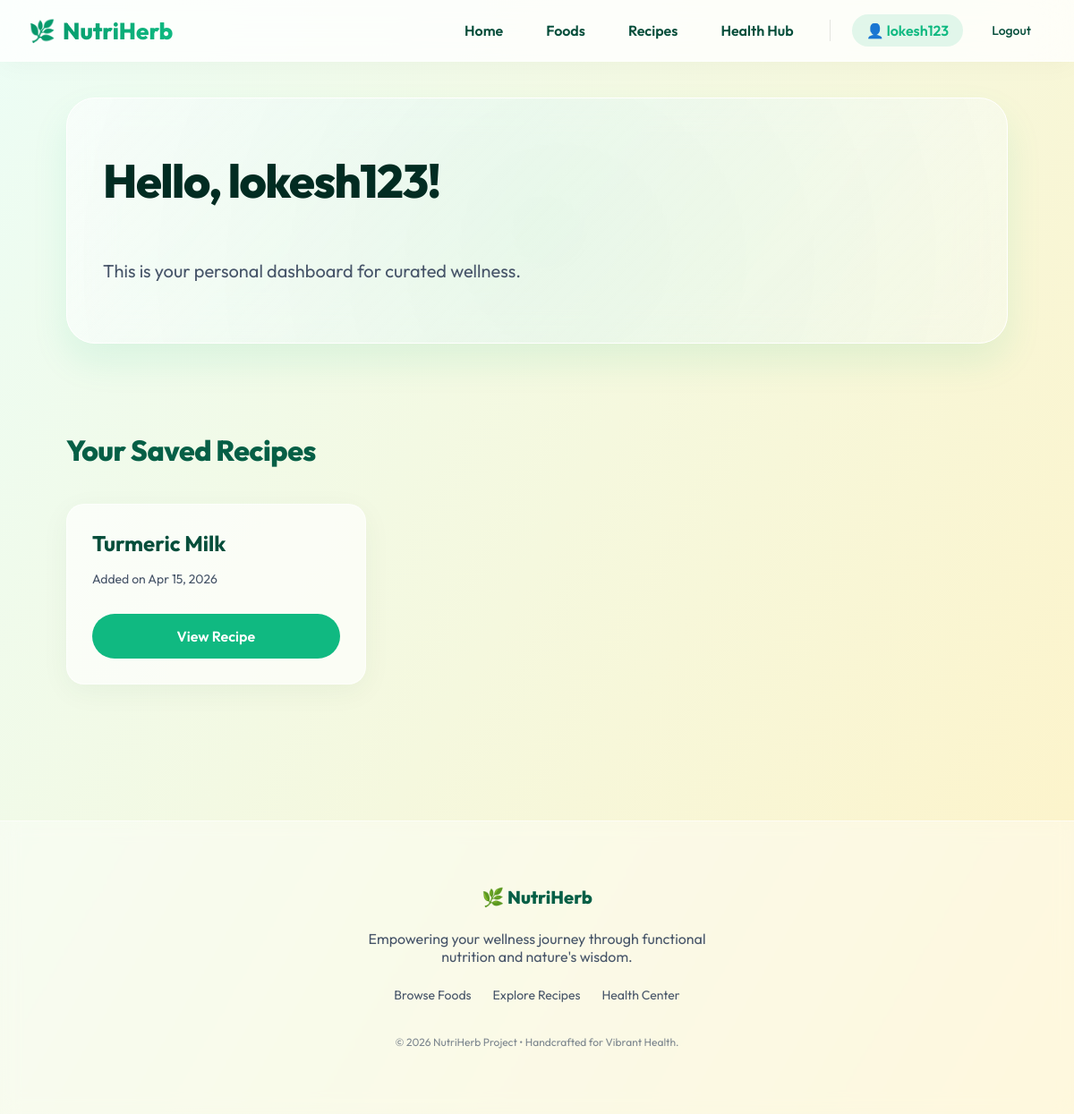
The page /profile/ (signed in) on the database as committed earlier.
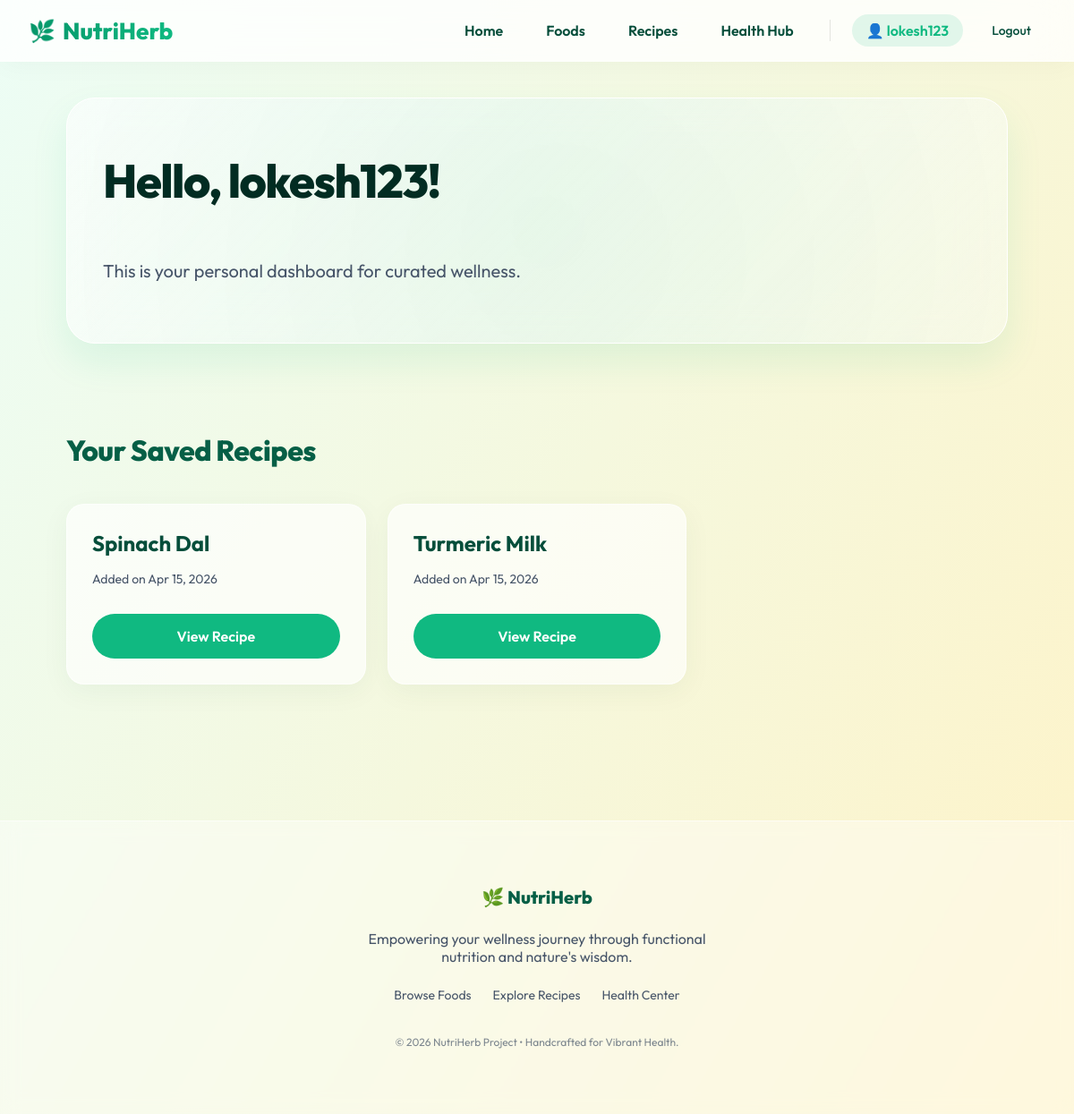
The same page on the database as committed later.
### nutrition/models.py (models this page shows, shortened)
class Favorite(models.Model):
    user = models.ForeignKey(
        User,
        on_delete=models.CASCADE,
        related_name='favorites'
    )
    recipe = models.ForeignKey(
        'Recipe',
        on_delete=models.CASCADE,
        related_name='favorited_by'
    )
    created_at = models.DateTimeField(auto_now_add=True)
    class Meta:
        unique_together = ('user', 'recipe')
        ordering = ['-created_at']

class Recipe(models.Model):
    title = models.CharField(max_length=255)
    ingredients = models.TextField(blank=True)
    steps = models.TextField(blank=True)
    herbs_or_foods = models.ManyToManyField(
        'HerbOrFood',
        related_name='recipes',
        blank=True
    )

### nutrition/views.py (the view)
# urls.py: path('profile/', profile_view, name='profile'),
@login_required
def profile_view(request):
    favorites = Favorite.objects.filter(user=request.user).select_related('recipe')
    return render(request, 'profile.html', {'favorites': favorites})

### templates/profile.html (shortened to what this page needs)
{% extends 'base.html' %}
{% block content %}
<div class="hero-banner animate" style="padding: 64px 40px; text-align: left; grid-template-columns: 1fr;">
    <h2 class="hero-title">Hello, {{ user.username }}!</h2>
    <p class="hero-sub" style="margin-top:16px;">This is your personal dashboard for curated wellness.</p>
</div>
<div class="section animate" style="margin-top: 40px;">
    <h2>Your Saved Recipes</h2>
    <div class="bento-grid" id="favorites-list">
        {% for fav in favorites %}
        <div class="card" style="display:flex; flex-direction:column; justify-content:space-between;">
            <div>
                <h3 style="margin:0 0 16px 0; font-size:24px; color:#064e3b;">{{ fav.recipe.title }}</h3>
                <p class="muted" style="font-size:14px;">Added on {{ fav.created_at|date:"M d, Y" }}</p>
            </div>
            <a class="btn" href="/recipes/{{ fav.recipe.id }}/" style="text-align: center; width: 100%; margin-top: 16px;">View Recipe</a>
        </div>
        {% empty %}
        <div class="card span-3" style="text-align:center; padding: 64px;">
            <p class="muted">You haven't saved any recipes yet.</p>
            <a href="/recipes/" class="btn" style="margin-top: 16px;">Browse Recipes</a>
        </div>
        {% endfor %}
    </div>
</div>
{% endblock %}

### templates/base.html (shortened to what this page needs)
<!DOCTYPE html>
<html lang="en">
<head>
  <link rel="stylesheet" href="/static/css/styles.css">
</head>
<body>
  <header>
    <a href="/" style="text-decoration: none; color: inherit;">
      <h1>NutriHerb</h1>
    </a>
    <nav>
      <a href="/">Home</a>
      <a href="/foods/">Foods</a>
      <a href="/recipes/">Recipes</a>
      <a href="/health/">Health Hub</a>
      {% if user.is_authenticated %}
        <a href="/profile/" style="background: rgba(16,185,129,0.12); color: var(--accent); white-space: nowrap;">👤 {{ user.username }}</a>
        <a href="/logout/" style="font-weight: 500; font-size: 14px;">Logout</a>
      {% else %}
        <a href="/login/">Login</a>
        <a href="/signup/" class="btn" style="padding: 10px 24px; font-size: 14px; letter-spacing: 0.5px;">Join NutriHerb</a>
      {% endif %}
    </nav>
  </header>
  <main>
    {% block content %}{% endblock %}
  </main>
  <footer>
    <div class="container" style="padding: 40px 24px;">
      <div style="font-weight: 800; font-size: 20px; color: #065f46; margin-bottom: 24px;">🌿 NutriHerb</div>
      <p class="muted" style="max-width: 400px; margin: 0 auto 24px auto;">Empowering your wellness journey through functional nutrition and nature's wisdom.</p>
      <div style="display: flex; justify-content: center; gap: 24px; margin-bottom: 32px;">
        <a href="/foods/" class="muted" style="text-decoration: none; font-size: 14px;">Browse Foods</a>
        <a href="/recipes/" class="muted" style="text-decoration: none; font-size: 14px;">Explore Recipes</a>
        <a href="/health/" class="muted" style="text-decoration: none; font-size: 14px;">Health Center</a>
      </div>
      <small class="muted" style="font-size: 12px; opacity: 0.7;">© 2026 NutriHerb Project • Handcrafted for Vibrant Health.</small>
    </div>
  </footer>
</body>
</html>

### static/css/styles.css (style rules this page uses)
:root { --bg-color1: #ecfdf5; --bg-color2: #fef3c7; --bg-color3: #e0f2fe; --fg: #064e3b; --muted: #475569; --accent: #10b981; --accent-hover: #059669; --accent-glow: rgba(16, 185, 129, 0.4); --card-bg: rgba(255, 255, 255, 0.65); --card-border: rgba(255, 255, 255, 0.6); --glass-shadow: 0 8px 32px 0 rgba(6, 78, 59, 0.05); --glass-shadow-hover: 0 16px 40px 0 rgba(6, 78, 59, 0.12); --header-bg: rgba(255, 255, 255, 0.8); }
* { box-sizing: border-box; }
html, body { margin: 0; padding: 0; background: linear-gradient(120deg, var(--bg-color1) 0%, var(--bg-color2) 50%, var(--bg-color3) 100%); background-size: 200% 200%; animation: gradientFlow 15s ease infinite; color: var(--fg); font-family: 'Outfit', system-ui, -apple-system, sans-serif; min-height: 100vh; }
header { position: sticky; top: 0; z-index: 50; backdrop-filter: blur(20px); -webkit-backdrop-filter: blur(20px); background: var(--header-bg); border-bottom: 1px solid var(--card-border); display: flex; align-items: center; justify-content: space-between; padding: 16px 32px; box-shadow: 0 4px 30px rgba(0, 0, 0, 0.03); }
header h1 { font-size: 26px; margin: 0; font-weight: 800; background: linear-gradient(to right, #059669, #10b981); -webkit-background-clip: text; -webkit-text-fill-color: transparent; display: flex; align-items: center; gap: 8px; }
header h1::before { content: '🌿'; font-size: 24px; }
nav { display: flex; align-items: center; gap: 16px; flex-wrap: wrap; }
nav a { color: var(--fg); text-decoration: none; padding: 8px 16px; border-radius: 99px; font-weight: 600; transition: all 0.3s cubic-bezier(0.4, 0, 0.2, 1); }
main { padding: 40px 24px; max-width: 1100px; margin: 0 auto; }
.card { border: 1px solid var(--card-border); border-radius: 20px; padding: 28px; margin: 16px 0; background: var(--card-bg); backdrop-filter: blur(16px); -webkit-backdrop-filter: blur(16px); box-shadow: var(--glass-shadow); transition: all 0.4s cubic-bezier(0.25, 0.8, 0.25, 1); overflow: hidden; }
h2 { font-size: 32px; font-weight: 800; margin-bottom: 24px; letter-spacing: -0.5px; color: #065f46; }
h3 { font-size: 22px; font-weight: 700; margin-bottom: 12px; }
.muted { color: var(--muted); }
.section { padding: 32px 0; }
.hero-banner { border: 1px solid #ffffff; background: linear-gradient(135deg, rgba(255,255,255,0.7) 0%, rgba(255,255,255,0.4) 100%); backdrop-filter: blur(24px); border-radius: 32px; padding: 56px 40px; display: grid; gap: 40px; align-items: center; position: relative; overflow: hidden; box-shadow: 0 20px 40px rgba(16, 185, 129, 0.1); }
@media (min-width: 800px) { .hero-banner { grid-template-columns: 1fr 1fr; text-align: left; } }
@media (min-width: 800px) { .hero-title { font-size: 64px; } }
@media (min-width: 800px) { .hero-sub { margin-left: 0; } }
.hero-banner::after { content: ''; position: absolute; top: -50%; left: -50%; width: 200%; height: 200%; background: radial-gradient(circle, rgba(16,185,129,0.08) 0%, transparent 60%); z-index: -1; animation: rotateBg 25s linear infinite; }
.hero-title { font-size: 52px; line-height: 1.1; margin: 0; font-weight: 800; color: #022c22; letter-spacing: -1.5px; }
.hero-sub { font-size: 20px; color: var(--muted); margin: 0; max-width: 640px; font-weight: 400; line-height: 1.6; }
.bento-grid { display: grid; grid-template-columns: repeat(1, minmax(0, 1fr)); gap: 24px; }
@media (min-width: 800px) { .bento-grid { grid-template-columns: repeat(3, minmax(0, 1fr)); } }
button, .btn, .chip { appearance: none; border: 1px solid transparent; background: var(--accent); color: #fff; padding: 14px 24px; border-radius: 99px; font-weight: 600; font-family: 'Outfit'; font-size: 16px; cursor: pointer; transition: all 0.3s cubic-bezier(0.34, 1.56, 0.64, 1); display: inline-block; text-decoration: none; }
footer { margin-top: 64px; border-top: 1px solid var(--card-border); padding: 32px; color: var(--muted); text-align: center; background: rgba(255,255,255,0.4); backdrop-filter: blur(10px); }
.animate { animation: fadeUp 0.8s cubic-bezier(0.16, 1, 0.3, 1) both; }
.animate:nth-child(2) { animation-delay: 0.15s; }

Rows that differ between the two databases and show on the page:
added Favorite: recipe "Spinach Dal", created_at "Apr 15, 2026"
